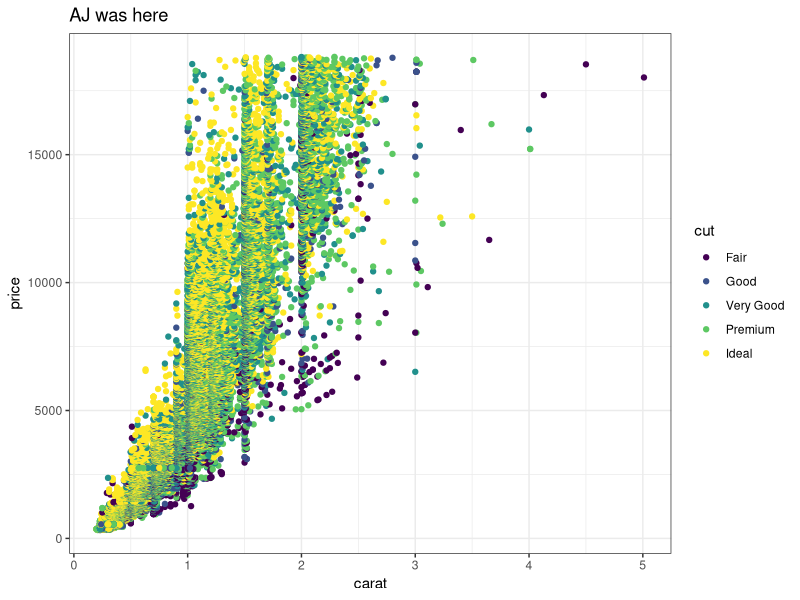
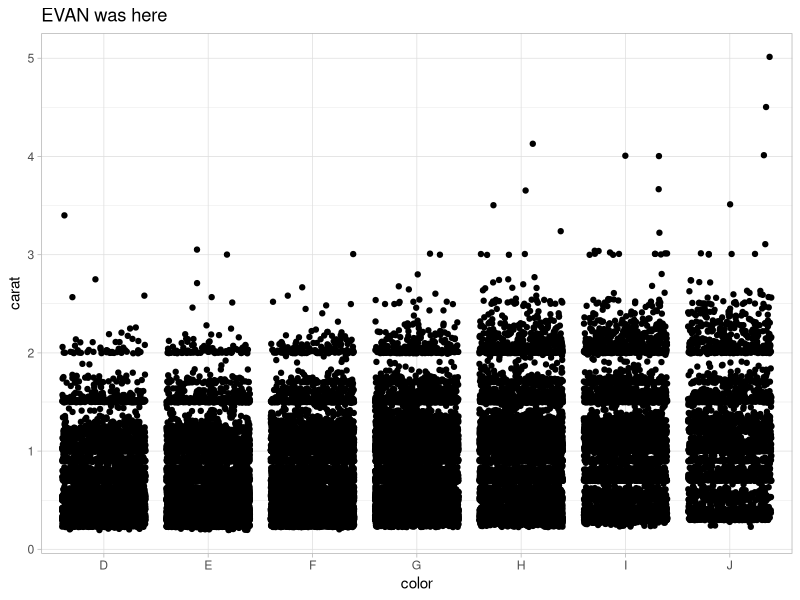
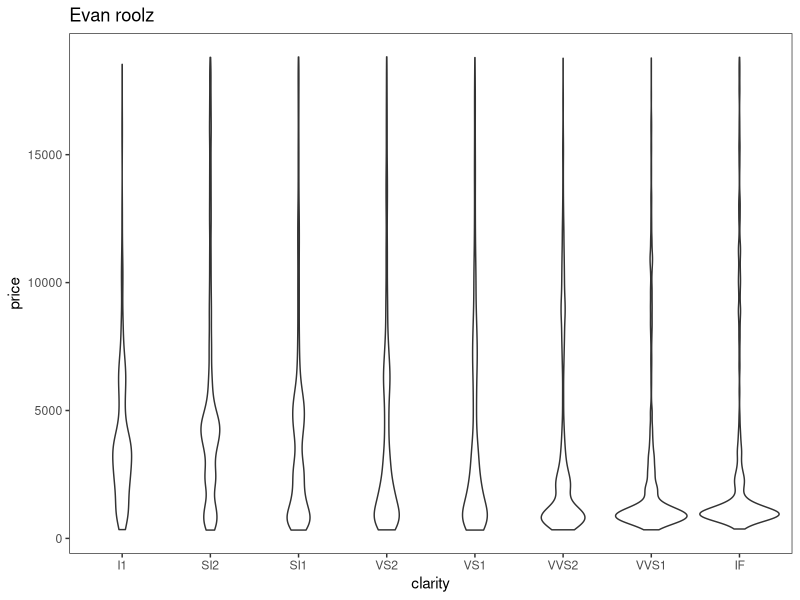

The R script that drew these images, in order:
## ---- chunk 1
knitr::opts_chunk$set(echo = TRUE)
library(tidyverse)
## ---- chunk 2
# Partner 1: 
# Run the code below to see the original graph
# Change the code below to make the point color change based on 'cut', and update the theme to theme_bw(). Update the title to include your first name. 

ggplot(data = diamonds, aes(x = carat, y = price, color = cut)) +
  geom_point() +
  theme_bw() +
  labs(title = "AJ was here")
## ---- chunk 3
# Partner 2: 
# Run the code below to see the original graph
# Change the code below to make the geom a geom_jitter, and update the theme to theme_light. Update the title to include your first name. 

ggplot(data = diamonds, aes(x = color, y = carat)) +
  geom_jitter() +
  theme_light() +
  labs(title = "EVAN was here")
## ---- chunk 4
diamond_violin <- ggplot(data = diamonds, aes(x = clarity, y = price)) +
  geom_violin() +
  theme_test() +
  ggtitle("Evan roolz")

# Ding dong bing bong

diamond_violin
## ---- chunk 5
